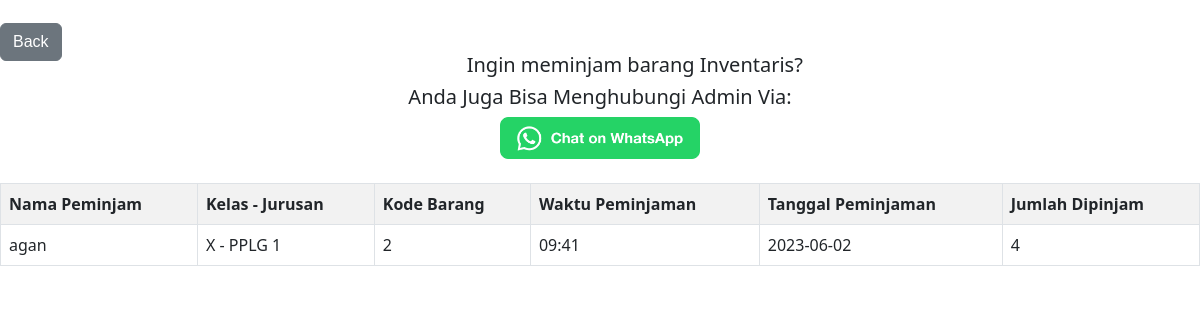
The app's page /sections/page-sections/peminjaman.php with its own data.
### tables this page shows
CREATE TABLE `barang` (
  `kode_brg` int(11) NOT NULL,
  `nama_brg` varchar(30) NOT NULL,
  `kd_barang` int(11) NOT NULL,
  `jurusan` varchar(50) NOT NULL,
  `nama_p` varchar(40) NOT NULL,
  `waktu_p` varchar(50) NOT NULL,
  `jumlah_brg` int(30) NOT NULL,
  `tanggal_p` date NOT NULL
);

### sections/page-sections/tabel-pinjam.php (the view, shortened to what this page needs)
<html lang="en">
<head>
</head>
<body>
    <form action="">
    <table class="table table-striped table-bordered table-hover" align="center">
        <tr>
            <th>Nama Peminjam</th>
            <th>Kelas - Jurusan</th>
            <th>Kode Barang</th>
            <th>Waktu Peminjaman</th>
            <th>Tanggal Peminjaman</th>
            <th>Jumlah Dipinjam</th>
        </tr>
        <tr>
            <?php
            $koneksi = mysqli_connect("localhost","root","","tekstil");
            $sql = "SELECT * FROM barang,tabel_barang WHERE barang.nama_brg = tabel_barang.kd_brg ORDER BY kode_brg DESC";
            $hasil = mysqli_query($koneksi, $sql);
            while($data = mysqli_fetch_array($hasil)) {
                ?>
                <td><?php echo $data['nama_p']; ?></td>
                <td><?php echo $data['jurusan']; ?></td>
                <td><?php echo $data['nama_brg']; ?></td>
                <td><?php echo $data['waktu_p']; ?></td>
                <td><?php echo $data['tanggal_p']; ?></td>
                <td><?php echo $data['jumlah_brg']; ?></td>
        </tr>
            <?php
            }
            ?>
    </table>
        </form>
</body>
</html>

### records on screen
barang: nama_p "agan", jurusan "X - PPLG 1", nama_brg "2", waktu_p "09:41", tanggal_p "2023-06-02", jumlah_brg "4"
